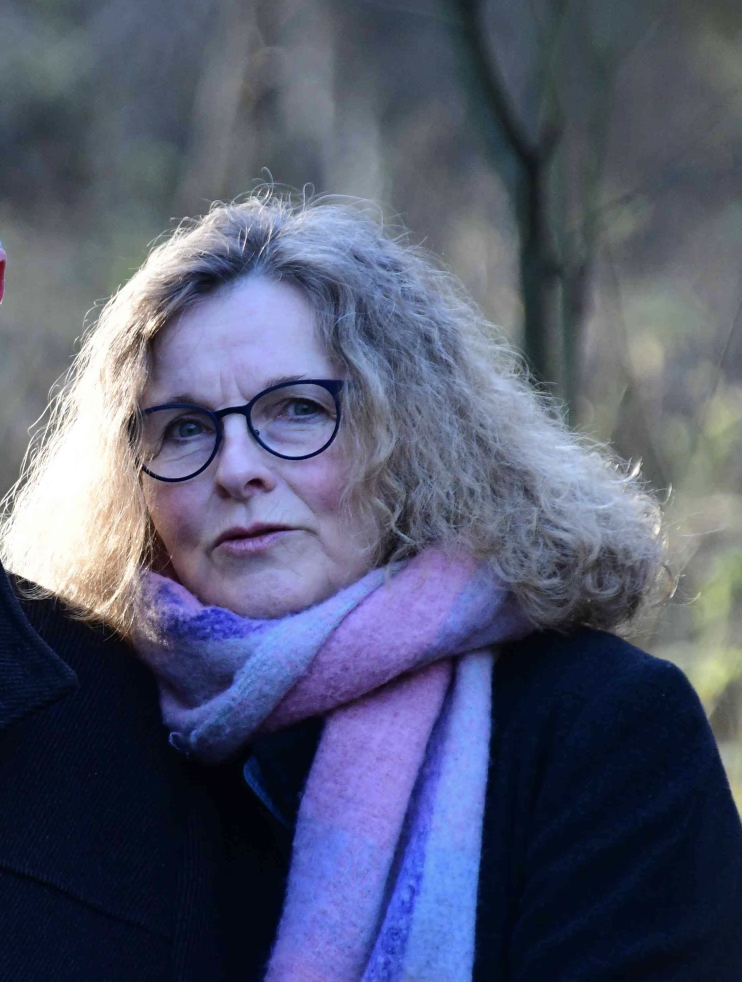
#> input picture site-assets/originals/portrait-edda-raw.jpg, 2224 x 2944 px (shown at 1/3 size)
$ python process_images.py
#> lines starting #> are read from the running program, lines starting #| are printed output that depends on the picture
"""One-off script to crop and optimize the source photos for the new website.
Not part of the deployed site; kept here for reproducibility.
"""
from PIL import Image, ImageOps
import os

SRC = os.path.join(os.path.dirname(__file__), "originals")
OUT = os.path.join(os.path.dirname(__file__), "..", "assets", "img")
os.makedirs(OUT, exist_ok=True)


def save(im, name, widths, quality=82, webp_quality=78):
    im = ImageOps.exif_transpose(im)
    for w in widths:
        ratio = w / im.width
        h = round(im.height * ratio)
        resized = im.resize((w, h), Image.LANCZOS)
        jpg_path = os.path.join(OUT, f"{name}-{w}.jpg")
        webp_path = os.path.join(OUT, f"{name}-{w}.webp")
        resized.convert("RGB").save(jpg_path, "JPEG", quality=quality, optimize=True, progressive=True)
        resized.convert("RGB").save(webp_path, "WEBP", quality=webp_quality)
        print("wrote", jpg_path, resized.size, os.path.getsize(jpg_path))
        print("wrote", webp_path, resized.size, os.path.getsize(webp_path))


# 1) Hero / about portrait (outdoors, scarf) -> keep close to native portrait ratio
portrait = Image.open(os.path.join(SRC, "portrait-edda-raw.jpg"))
#> portrait is the input picture: PIL image 2224x2944 RGB; mean R, G, B 83.4, 88.8, 112.3
# Slight crop to tighten composition (remove a little empty space at the very top)
w, h = portrait.size
#> w = 2224; h = 2944
portrait_cropped = portrait.crop((0, int(h * 0.02), w, h))
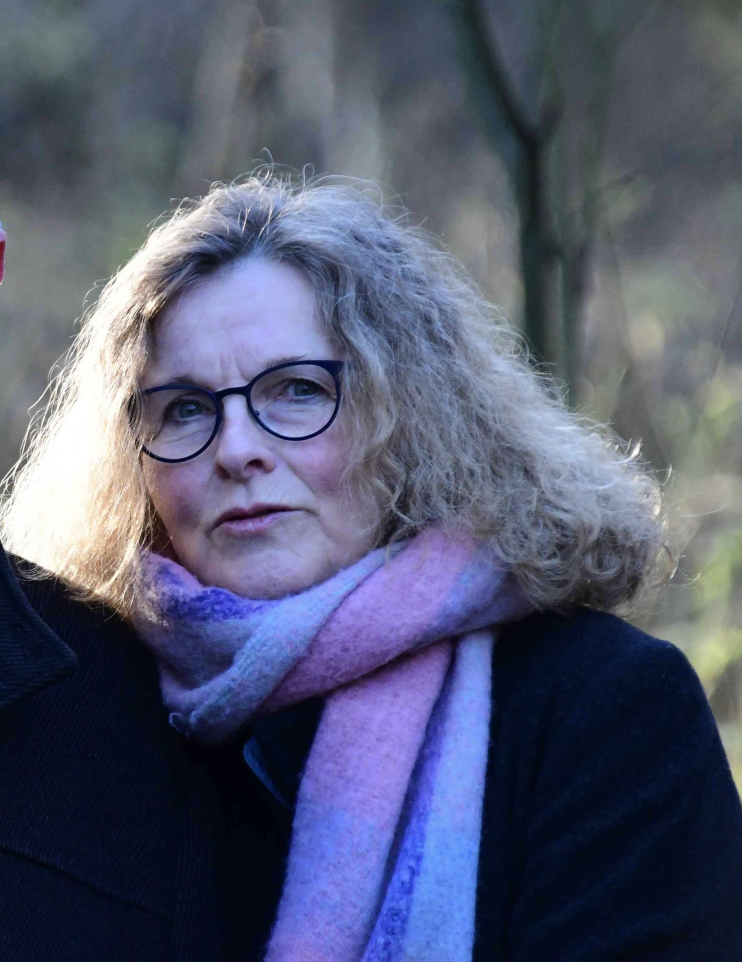
#> portrait_cropped: PIL image 2224x2886 RGB (shown at 1/3 size); mean R, G, B 83.6, 88.9, 112.7
save(portrait_cropped, "edda-portrait", widths=[640, 900, 1200, 1600])
#> the loop in save, `for w in widths:` made 4 passes
#> pass 1, in save, `resized = im.resize((w, h), Image.LANCZOS)`:
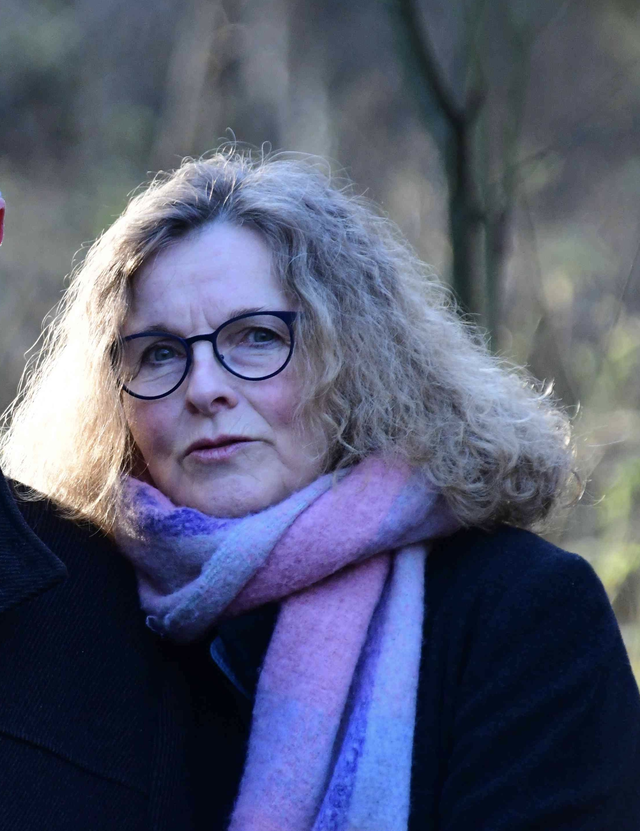
#> resized: PIL image 640x831 RGB; mean R, G, B 83.6, 88.9, 112.7

# 2) Edda holding newborn in green sweater -> use the full original photo,
#    uncropped, so it keeps its true (portrait, ~9:16) aspect ratio. Displayed
#    fairly small on the page (max ~300px wide), so only two source sizes
#    are needed.
#> (the run stopped early here; a loop or call above may not have finished)

$ run again, with assets/img/edda-baby-newborn-1100.jpg copied over site-assets/originals/portrait-edda-raw.jpg
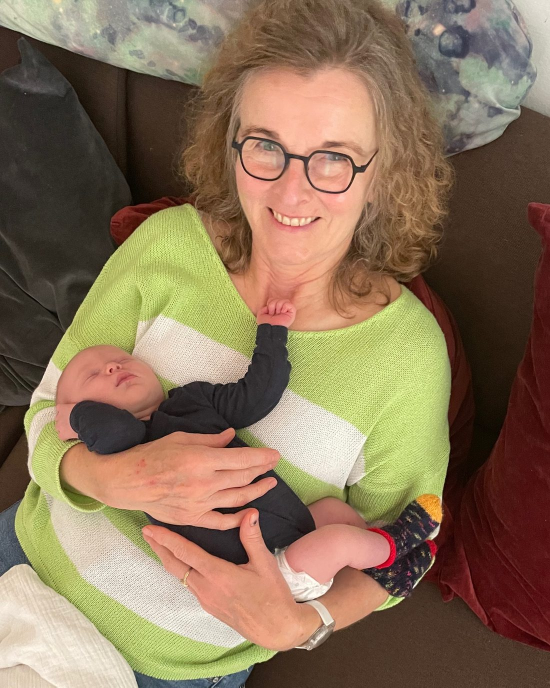
#> input picture assets/img/edda-baby-newborn-1100.jpg, 1100 x 1375 px (shown at 1/2 size)
#> portrait is the input picture: PIL image 1100x1375 RGB; mean R, G, B 137.2, 114.5, 88.9
#> `portrait_cropped = portrait.crop((0, int(h * 0.02), w, h))`:
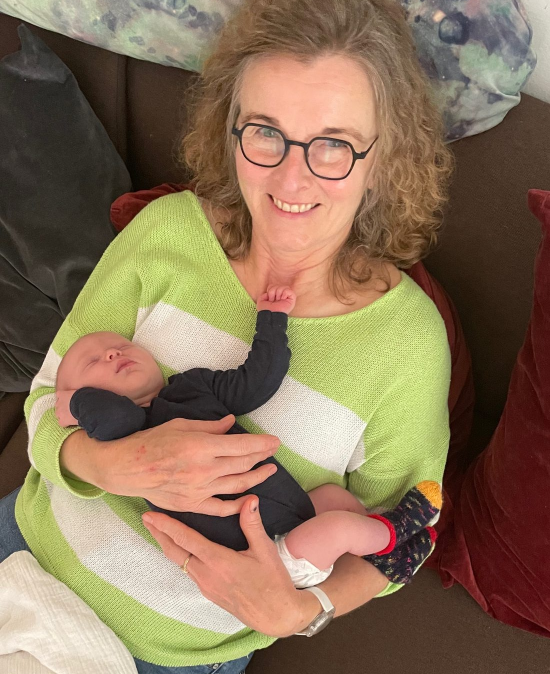
#> portrait_cropped: PIL image 1100x1348 RGB (shown at 1/2 size); mean R, G, B 137, 113.9, 88.1
#> the loop in save, `for w in widths:` made 4 passes
#> pass 1, in save, `resized = im.resize((w, h), Image.LANCZOS)`:
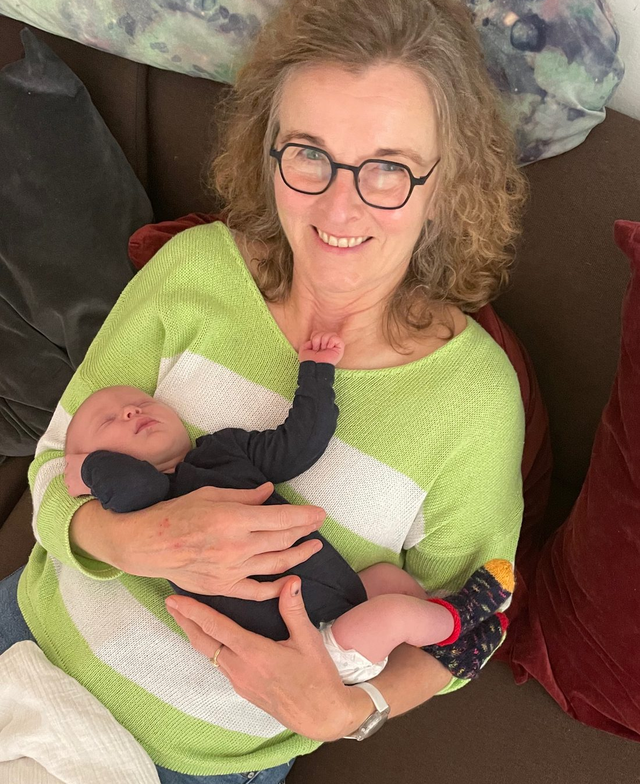
#> resized: PIL image 640x784 RGB; mean R, G, B 136.9, 113.9, 88.1

$ run again, with assets/img/edda-baby-newborn-1100.webp saved as site-assets/originals/portrait-edda-raw.jpg
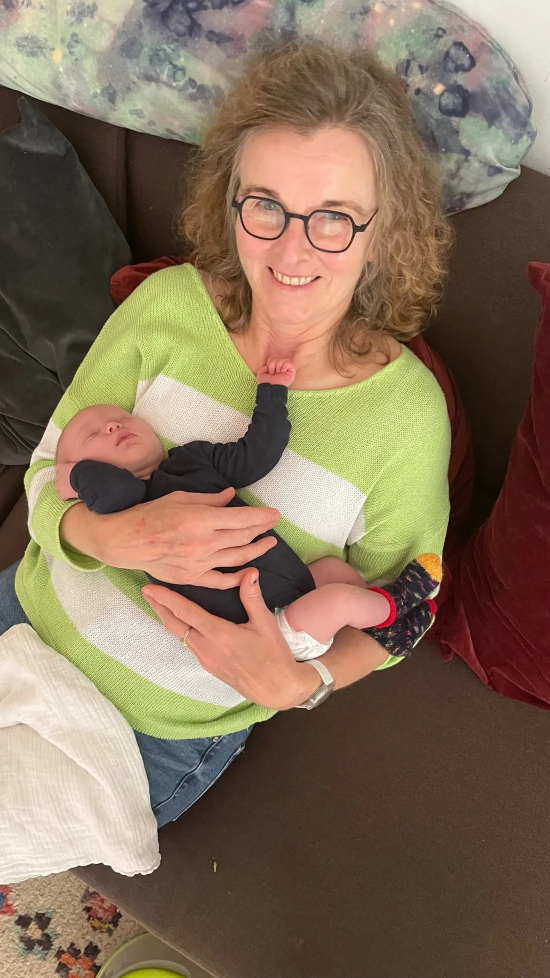
#> input picture assets/img/edda-baby-newborn-1100.webp, 1100 x 1956 px (shown at 1/2 size)
#> portrait is the input picture: PIL image 1100x1956 RGB; mean R, G, B 132, 111.7, 89
#> `portrait_cropped = portrait.crop((0, int(h * 0.02), w, h))`:
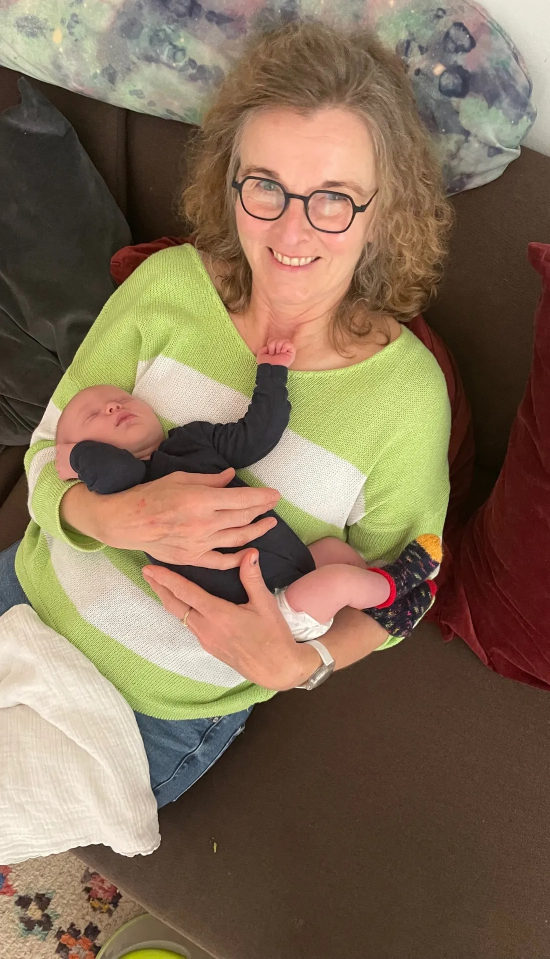
#> portrait_cropped: PIL image 1100x1917 RGB (shown at 1/2 size); mean R, G, B 131.1, 110.6, 87.6
#> the loop in save, `for w in widths:` made 4 passes
#> pass 1, in save, `resized = im.resize((w, h), Image.LANCZOS)`:
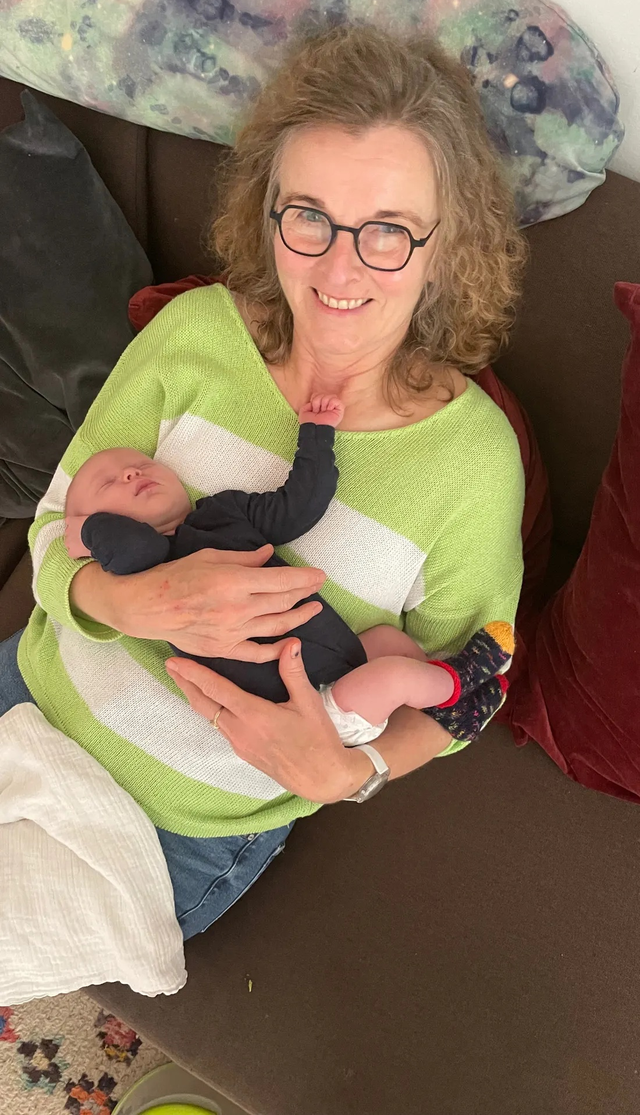
#> resized: PIL image 640x1115 RGB; mean R, G, B 131.1, 110.6, 87.6
